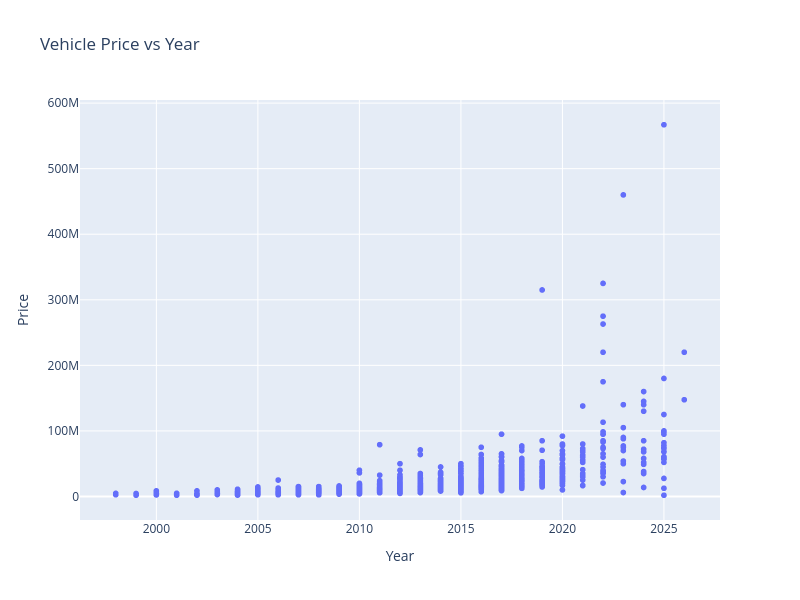

Source (notebook cell):
### Code cell
#Scatterplot of year vs price.
fig4 = px.scatter(
    df,
    x="year",
    y="price",
    title="Vehicle Price vs Year",
    labels={
        "year": "Year",
        "price": "Price"
    },
    width=800,
    height=600
)


fig4.show()

### Figure 1 — Plotly figure (JSON) as saved in the notebook; plotly's stock layout.template omitted (floating-point values rounded to 4 significant figures; data arrays with more than 128 entries replaced by an {"elided": "..."} marker saying what was removed)
{"data": [{"hovertemplate": "Year=%{x}<br>Price=%{y}<extra></extra>", "legendgroup": "", "marker": {"color": "#636efa", "symbol": "circle"}, "mode": "markers", "name": "", "showlegend": false, "type": "scattergl", "x": {"elided": "1971 int values"}, "xaxis": "x", "y": {"elided": "1971 float values"}, "yaxis": "y"}], "layout": {"height": 600, "legend": {"tracegroupgap": 0}, "title": {"text": "Vehicle Price vs Year"}, "width": 800, "xaxis": {"anchor": "y", "domain": [0, 1], "title": {"text": "Year"}}, "yaxis": {"anchor": "x", "domain": [0, 1], "title": {"text": "Price"}}}}
